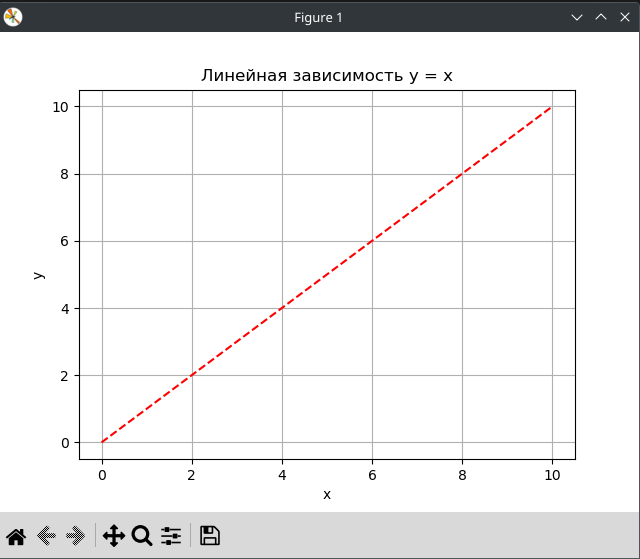

Write Python code to recreate this figure.
import matplotlib.pyplot as plt
import numpy as np
x = np.linspace(0, 10, 50)
y = x
# Построение графика
plt.title('Линейная зависимость y = x') # заголовок
plt.xlabel('x') # ось абсцисс
plt.ylabel('y') # ось ординат
plt.grid() # включение отображение сетки
plt.plot(x, y, 'r--') # построение графика
plt.show()
